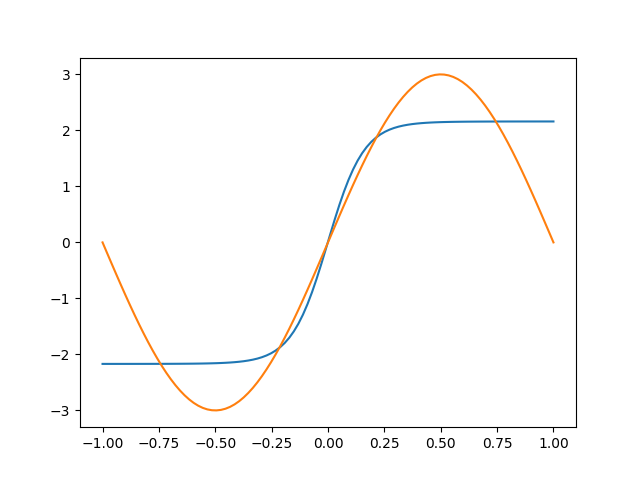

Write the Python code that produced this figure.
from AjusteFuncion import *

f=lambda x:3*tf.sin(np.pi*x)

model=AjusteFuncion(f)

model.add(Dense(10, activation='tanh',input_shape=(1,)))
model.add(Dense(1, activation='tanh'))
model.add(Dense(1, activation='linear'))

model.summary()

model.compile(optimizer=RMSprop(),metrics=['loss'])

x=tf.linspace(-1,1,100)
history=model.fit(x,epochs=500,verbose=1)

import matplotlib.pyplot as plt
a=model.predict(x)
plt.plot(x,a)
y=f(x)
plt.plot(x,y)
plt.show()
